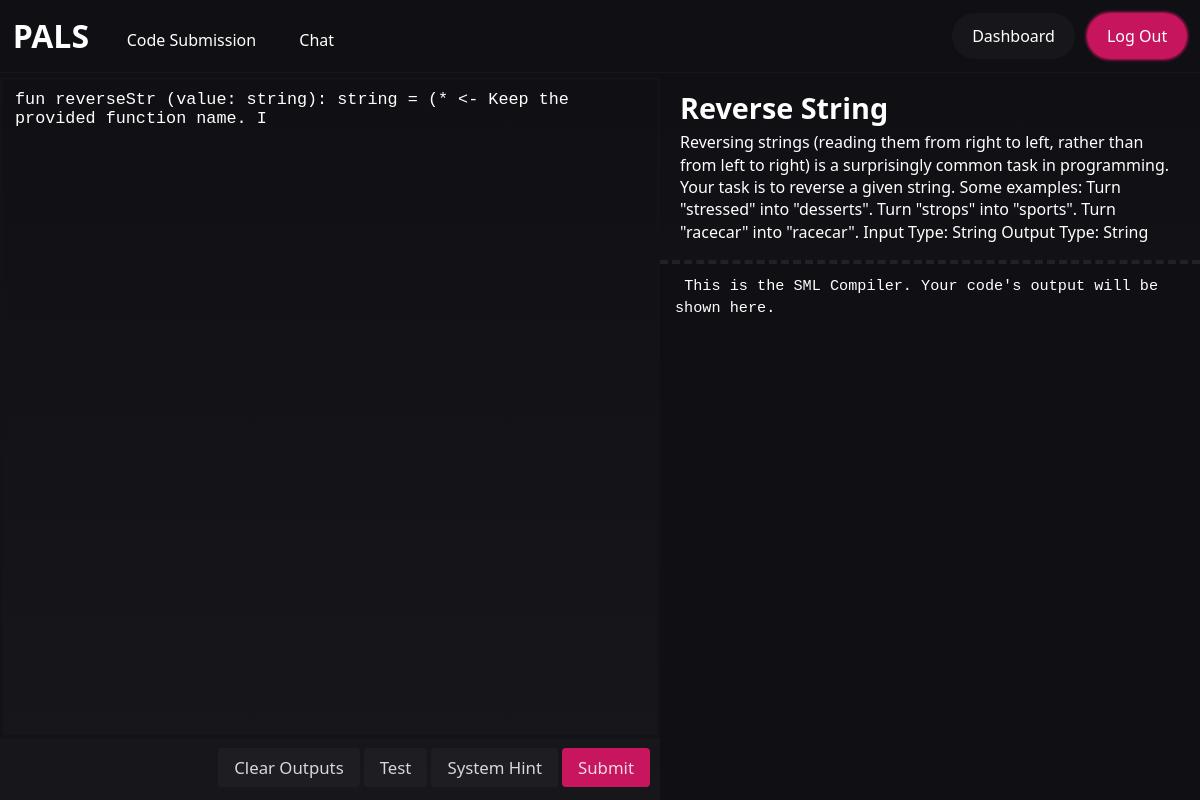
Page /455/codesubmission/ on the committed database.
### studentSystem/models.py (models this page shows, shortened)
class Session (models.Model):
    user = models.ForeignKey(User, on_delete=models.CASCADE) # associates every new session object with a user
    title = models.CharField(max_length=255, default="Session")
    question = models.ForeignKey(  # associates session with a question
        Question,
        on_delete=models.CASCADE,
        related_name="sessions"
    )
    chatLog = models.JSONField(default=list, blank=True)
    codeSubmission = models.CharField(max_length=2500, default="")

class Question (models.Model): # Object that holds the coding question
    DIFFICULTY_CHOICES = [
        (1, 'Easy'),
        (2, 'Medium'),
        (3, 'Hard'),
        (4, 'Exam'),
    ]
    question_title = models.CharField(max_length = 255, default="Question_Title", primary_key=True)
    question_description = models.CharField(max_length = 2500, default="Description Missing")  # TODO: CHANGE THIS TO A TEXTFIELD SO LINE BREAKS WORK
    test_cases = models.JSONField(default=list)
    target_function = models.CharField(max_length = 100)
    target_function_definition = models.CharField(max_length = 1000, default="")
    difficulty = models.PositiveSmallIntegerField(
        choices=DIFFICULTY_CHOICES,
        default=1
    )

### studentSystem/views.py (the view)
# urls.py: path("<int:id>/codesubmission/", views.codeSubmit, name="codeSubmit"), # Code submission page
def codeSubmit(request, id): # TODO: Add tooltips to buttons
    session = Session.objects.get(pk = id)
    submission = session.codeSubmission
    context = {
        "codeSubmission" : submission,
        "session" : session,
        "nextSession" : id + 1,
        "previousSession" : id - 1,
    }
    return render(request, "studentSystem/codeSubmit.html", context)

### studentSystem/templates/studentSystem/codeSubmit.html (shortened to what this page needs)
{% load static %}
<!DOCTYPE html>
<html lang="en">
    <link rel="stylesheet" href="{% static 'CSS/submitStyle.css' %}">
    <link rel="stylesheet" href="https://cdnjs.cloudflare.com/ajax/libs/codemirror/5.65.16/codemirror.min.css">
    <head>
    </head>
    <body>
        {% include "studentSystem/partials/session_navbar.html" %}
        <div id="main">
            <div class="input-area-container">
                <textarea placeholder="Begin response here..." class="input-area" id="code-input-area" spellcheck="false"></textarea>
                <div class="input-button-area">
                    <button class="input-button" id="submit"> Submit </button>
                    <button class="input-button" id="ask-ai"> System Hint </button>
                    <button class="input-button" id="test"> Test </button>
                    <button class="input-button" id="clear-compiler"> Clear Outputs </button>
                </div>
            </div>
            <div class="problem-compiler-container">
                <div class="problem-container">
                    <h1 class="problem-header"> {{ session.question.question_title }} </h1>
                    <p class="problem-description"> {{ session.question.question_description }}</p>
                </div>
                <div class="compiler-container">
                    <p class="compiler-output" id="original-compiler-message"> This is the SML Compiler. Your code's output will be shown here. </p>
                </div>
            </div>
        </div>
    </body>
</html>

### studentSystem/templates/studentSystem/partials/session_navbar.html
{% load static %}
<link rel="stylesheet" href="{% static 'CSS/navbar.css' %}">
<nav class="navbar">
    <div class="navbar-container">
        <div class="navbar-brand">
            <a href="{% url 'dashboard' %}" class="brand-link" aria-label="brand">PALS</a>
        </div>
        <div class="navbar-links">
            <ul class="nav-list">
                <li class="nav-item">
                    <a href="/{{session.pk}}/codesubmission/" class="nav-link">Code Submission</a>
                </li>
                <li class="nav-item">
                    <a href="/{{session.pk}}/chat/" class="nav-link">Chat</a>
                </li>
            </ul>
        </div>
        <div class="navbar-actions">
            <a class="secondary-btn" href="{% url 'dashboard' %}">Dashboard</a>
            <a class="secondary-btn" id="logout" href="{% url 'logout' %}">Log Out</a>
        </div>
    </div>
</nav>

### pals_project/static/CSS/submitStyle.css (style rules this page uses)
:root { --primary-color: rgb(15, 15, 20); --primary-color-light: rgb(18, 18, 23); --primary-color-dark: rgb(12, 12, 18); --secondary-color: rgba(255, 255, 255, 0.03); --secondary-color-dark: rgba(33, 33, 41, 0.15); --text-color: #fff; --secondary-text-color: #ffffffd3; --tertiary-color: rgb(37, 37, 37); --highlight: rgba(255, 0, 102, 0.171); --highlight-2: rgba(255, 23, 116, 0.76); --highlight-green: rgba(32, 187, 89, 0.747); --highlight-yellow: rgba(234, 179, 8, 0.76); --highlight-red: rgba(239, 68, 68, 0.76); --navbar-height: 65px; --gap: 1rem; --border: #e2e8f0; --focus-outline: 2px solid #2563eb; }
#main { background-image: linear-gradient(var( --primary-color), var(--secondary-color)); height: calc(100vh - var(--navbar-height)); display: flex; flex-direction: row; align-items: center; }
.input-area-container { height: 99%; width: 55%; display: flex; flex-direction: column; }
.input-area { width: 100%; background-color: linear-gradient(var(--primary-color), var(--secondary-color-dark)); color: var(--text-color); padding: 10px 12px; font-size: 1.05rem; border: none; resize: none; outline: none; border: 3px solid var(--primary-color-light); flex: 1; }
.input-button-area { width: 100%; padding: 10px; background-color: linear-gradient(var(--primary-color), var(--secondary-color-dark)); display: flex; flex-direction: row-reverse; align-items: center; justify-content: right; gap: 4px; }
.input-button { height: auto; width: auto; white-space: nowrap; padding-inline: 1rem; padding-block: 0.5rem; font-family: system-ui,-apple-system,BlinkMacSystemFont,"Segoe UI",Roboto,sans-serif; font-size: 1.05rem; color: var(--secondary-text-color); background-color: var(--secondary-color); border: none; border-radius: 4px; cursor: pointer; transition: background-color 0.25s; }
#submit, #final-submit { background-color: var(--highlight-2); text-decoration: none; display: flex; justify-content: center; align-items: center; }
.problem-compiler-container { height: 100%; width: 45%; display: flex; flex-direction: column; }
.problem-container { padding: 15px 20px; background-color: linear-gradient(var(--secondary-color-dark), var(--secondary-color)); }
.problem-header { font-size: 1.8rem; }
.problem-description { font-size: 1rem; margin-top: 3px; }
.compiler-container { height: 100%; font-family: monospace; background-color: var(--primary-color); font-size: 0.95rem; border-top: 2px solid var(--primary-color-light); display: flex; flex-direction: column; gap: 6px; overflow: scroll; }
.compiler-output { padding: 12px 15px; border-top: 4px dashed var(--tertiary-color); white-space: pre-wrap; }
.input-area-container { min-height: 0; }

### pals_project/static/CSS/navbar.css (style rules this page uses)
:root { --primary-color: rgb(15, 15, 20); --secondary-color: rgba(255, 255, 255, 0.03); --text-color: #fff; --tertiary-color: rgba(252, 240, 245, 0.08); --highlight: rgba(255, 0, 102, 0.171); --highlight-2: rgba(255, 23, 116, 0.76); --navbar-height: clamp(56px, 6vw, 72px); --gap: 0.8rem; --border: #e2e8f0; --focus-outline: 2px solid #2563eb; }
* { box-sizing: border-box; margin: 0; padding: 0; }
body { font-family: system-ui,-apple-system,BlinkMacSystemFont,"Segoe UI",Roboto,sans-serif; background: var(--primary-color); color: #fff; line-height: 1.4; min-height: 100vh; }
.navbar { background: transparent; border-bottom: 1px solid var(--secondary-color); position: relative; z-index: 10; font-size: 2rem; }
.navbar-container { max-width: 1500px; margin: 0 auto; height: var(--navbar-height); display: flex; align-items: center; padding: 0 var(--gap); gap: var(--gap); justify-content: space-between; }
.navbar-brand .brand-link { text-decoration: none; font-weight: 600; padding: 0.25rem 0rem; display: inline-block; color: var(--text-color); }
.navbar-links { flex: 1; margin-left: var(--gap); }
.nav-list { list-style: none; display: flex; gap: calc(var(--gap) * 1.5); padding: 0; margin: 0; align-items: center; }
.nav-item { position: relative; }
.nav-link, .dropdown-link, .secondary-btn { background: none; border: none; cursor: pointer; text-decoration: none; color: var(--text); font-size: 1rem; padding: 0.5rem 0.75rem; border-radius: 6px; display: inline-flex; align-items: center; gap: 4px; }
#logout { box-shadow: 0 0 3px 1px var(--highlight-2); }
.navbar-actions { display: flex; gap: 0.75rem; align-items: center; }
.secondary-btn { border: 1px solid var(--quaternary-color); padding: 0.75rem 1.25rem; border-radius: 999px; background: var(--secondary-color); font-weight: 400; }
#logout { background: var(--highlight-2) }

### rows in the picture
Session: question.question_title "Reverse String", question.question_description "Reversing strings (reading them from right to left, rather than from left to right) is a surprisingly common task in programming. Your task is to reverse a given string. Some examples: Turn \"stressed\" into \"desserts\". Turn \"strops\" into \"sports\". Turn \"racecar\" into \"racecar\". Input Type: String Output Type: String"
